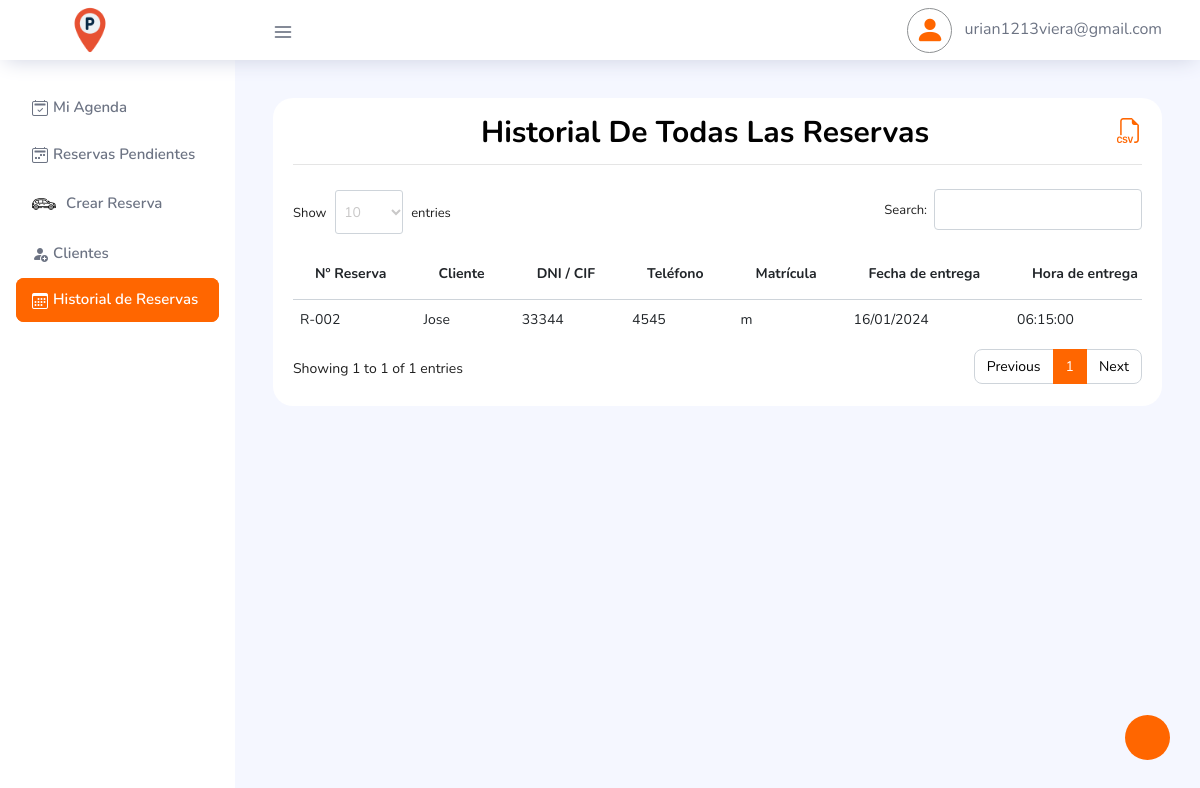
/dashboard/HistorialReservas.php (signed in), run on the app's committed database.
### tables this page shows
CREATE TABLE `tbl_reservas` (
  `id` int(11) NOT NULL AUTO_INCREMENT,
  `id_cliente` int(11) DEFAULT NULL,
  `fecha_entrega` date NOT NULL,
  `hora_entrega` time NOT NULL,
  `fecha_recogida` varchar(50) DEFAULT NULL,
  `hora_recogida` varchar(50) DEFAULT NULL,
  `tipo_plaza` varchar(100) DEFAULT '',
  `terminal_entrega` varchar(100) DEFAULT '',
  `terminal_recogida` varchar(100) DEFAULT '',
  `matricula` varchar(50) DEFAULT '',
  `color` varchar(60) DEFAULT NULL,
  `marca_modelo` varchar(250) DEFAULT '',
  `numero_vuelo_de_vuelta` varchar(50) DEFAULT NULL,
  `servicio_adicional` varchar(10) DEFAULT NULL,
  `total_dias_reserva` int(11) DEFAULT NULL,
  `total_pago_reserva` decimal(8,2) DEFAULT NULL,
  `descuento` bigint(11) DEFAULT 0,
  `formato_pago` varchar(250) DEFAULT NULL,
  `observacion_cliente` mediumtext DEFAULT NULL,
  `fecha_pago_factura` date DEFAULT NULL,
  `servicios_extras` mediumtext DEFAULT NULL,
  `total_gasto_extras` decimal(8,2) DEFAULT NULL,
  `estado_reserva` int(11) DEFAULT 0,
  `date_registro` timestamp NULL DEFAULT current_timestamp() ON UPDATE current_timestamp(),
  PRIMARY KEY (`id`)
);

CREATE TABLE `tbl_clientes` (
  `IdUser` int(10) NOT NULL AUTO_INCREMENT,
  `emailUser` varchar(50) DEFAULT NULL,
  `passwordUser` varchar(250) DEFAULT NULL,
  `nombre_completo` varchar(250) DEFAULT NULL,
  `din` char(50) DEFAULT NULL,
  `direccion_completa` mediumtext DEFAULT NULL,
  `tlf` varchar(20) DEFAULT NULL,
  `conocido_por` varchar(60) DEFAULT NULL,
  `observaciones` mediumtext DEFAULT NULL,
  `terminos` int(11) DEFAULT 1,
  `rol` int(11) DEFAULT 0,
  `sesionDesde` varchar(30) DEFAULT NULL,
  `sesionHasta` varchar(30) DEFAULT NULL,
  `createUser` varchar(30) DEFAULT NULL,
  PRIMARY KEY (`IdUser`)
);

### dashboard/funciones.php (called while the page is built, shortened)
<?php
   function getAllReservasPorEstadoReserva($con, $status_reserva)
   {
       $sqlReservasAdmin = ("SELECT c.*, r.* FROM tbl_clientes AS c
                   INNER JOIN tbl_reservas AS r ON c.idUser = r.id_cliente
                   WHERE r.estado_reserva = '{$status_reserva}'
                   ORDER BY r.date_registro DESC");
       $queryReserva = mysqli_query($con, $sqlReservasAdmin);
       return $queryReserva;
   }
   ?>

### dashboard/HistorialReservas.php (the view, shortened to what this page needs)
<?php
if (isset($_SESSION['emailUser']) != "" && $_SESSION['rol'] == 1) {
?>
    <!DOCTYPE html>
    <html lang="es">
    <head>
    </head>
    <body>
        <div class="container-scroller">
            <?php include 'bases/navbar.php'; ?>
            <div class="container-fluid page-body-wrapper">
                <?php
                include 'bases/nav.php';
                include 'funciones.php';
                $mis_reservas = getAllReservasPorEstadoReserva($con, 2);
                ?>
                <div class="main-panel">
                    <div class="content-wrapper">
                        <div class="row justify-content-md-center">
                            <div class="col-lg-12 grid-margin stretch-card">
                                <div class="card">
                                    <div class="card-body">
                                        <h2 class="card-title text-center mb-4" style="font-size: 30px;">Historial de todas las Reservas
                                            <a title="Historial de todas las Reservas" href="../acciones/exportDataReservas.php?expo=3" download="Data_clientes.xls" style="float: right;font-size: 25px;">
                                                <i class="bi bi-filetype-csv"></i>
                                            </a>
                                            <hr>
                                        </h2>
                                        <div class="table-responsive">
                                            <table id="tablaHistorialReservas" class="table table-hover">
                                                <thead>
                                                    <tr>
                                                        <th>Nº Reserva</th>
                                                        <th>Cliente</th>
                                                        <th>DNI / CIF</th>
                                                        <th>Teléfono</th>
                                                        <th>Matrícula</th>
                                                        <th>Fecha de entrega</th>
                                                        <th>Hora de entrega</th>
                                                    </tr>
                                                </thead>
                                                <tbody>
                                                    <?php
                                                    while ($reserva = mysqli_fetch_array($mis_reservas)) {
                                                        $reserva_id = $reserva["id"]; ?>
                                                        <tr id="<?php echo $reserva_id; ?>">
                                                            <td class="custom_td">
                                                                <?php
                                                                if ($reserva_id < 10) {
                                                                    echo 'R-00' . $reserva_id;
                                                                } elseif ($reserva_id < 100) {
                                                                    echo 'R-0' . $reserva_id;
                                                                } else {
                                                                    echo 'R-' . $reserva_id;
                                                                } ?>
                                                            </td>
                                                            <td class="custom_td"><?php echo $reserva["nombre_completo"]; ?></td>
                                                            <td class="custom_td"><?php echo $reserva["din"]; ?></td>
                                                            <td class="custom_td"><?php echo $reserva["tlf"]; ?></td>
                                                            <td class="custom_td"><?php echo $reserva["matricula"]; ?></td>
                                                            <td class="custom_td"><?php echo date("d/m/Y", strtotime($reserva["fecha_entrega"])); ?></td>
                                                            <td class="custom_td"><?php echo $reserva["hora_entrega"]; ?></td>
                                                        </tr>
                                                    <?php } ?>
                                                </tbody>
                                            </table>
                                        </div>
                                    </div>
                                </div>
                            </div>
                        </div>
                    </div>
                </div>
            </div>
        </div>
    </body>
    </html>
<?php
} else { ?>
    <script type="text/javascript">
        location.href = "../acciones/login/exit.php";
    </script>
<?php }  ?>

### assets/custom/css/custom_css.css (style rules this page uses)
.bi-filetype-csv { color: #f60 !important; }
.custom_td { padding: 7px !important; }

### data on the page
tbl_reservas: id "2", id_cliente.nombre_completo "Jose", id_cliente.din "33344", id_cliente.tlf "4545", matricula "m", fecha_entrega "16/01/2024", hora_entrega "06:15:00"

### other printed values
$email "urian1213viera@gmail.com"
